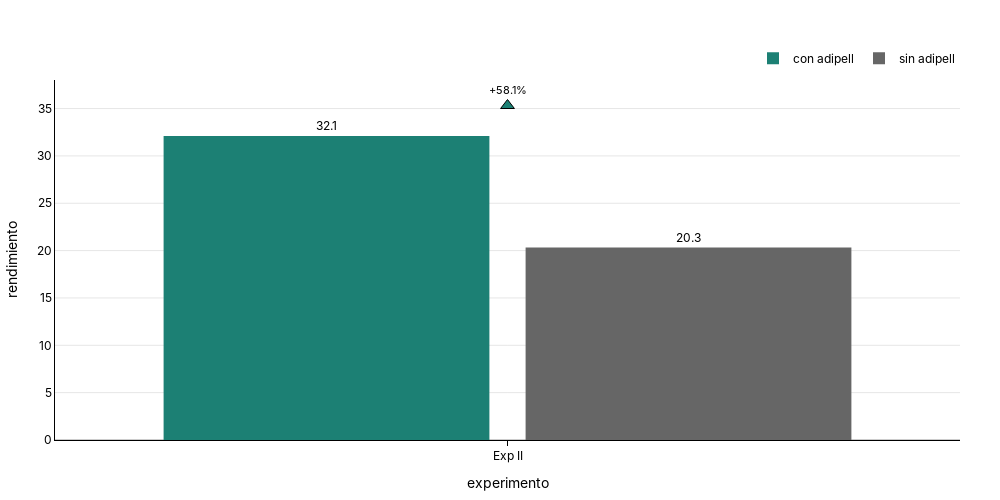

The cell this chart's notebook holds for it:
### Code cell
fig_rendimiento =plot_bar(
df=granel_group,
x_col="experimento",
y_col="rendimiento",
group_col="producto",
delta_reference_group='sin adipell',
show_delta=True,
delta_type='pct',
#title="Rendimiento (Ton/H)",
)
fig_rendimiento.show()
s3.save_plotly_html(fig_rendimiento, "rendimiento_granel.html")

### Figure 1 — Plotly figure (JSON) as saved in the notebook; plotly's stock layout.template omitted (floating-point values rounded to 4 significant figures)
{"data": [{"hovertemplate": "<b>experimento:</b> %{x}<br><b>rendimiento:</b> %{y:.1f}<br><extra></extra>", "marker": {"color": "#1C8074", "line": {"width": 0}}, "name": "con adipell", "text": [32.11], "textposition": "outside", "texttemplate": "%{text:.1f}", "type": "bar", "x": ["Exp II"], "y": [32.11]}, {"hovertemplate": "<b>experimento:</b> %{x}<br><b>rendimiento:</b> %{y:.1f}<br><extra></extra>", "marker": {"color": "#666666", "line": {"width": 0}}, "name": "sin adipell", "text": [20.32], "textposition": "outside", "texttemplate": "%{text:.1f}", "type": "bar", "x": ["Exp II"], "y": [20.32]}, {"hoverinfo": "skip", "marker": {"color": ["#1C8074"], "line": {"color": "black", "width": 1}, "size": 12, "symbol": ["triangle-up"]}, "mode": "markers+text", "showlegend": false, "text": ["+58.1%"], "textfont": {"color": "black", "size": 11}, "textposition": "top center", "type": "scatter", "x": ["Exp II"], "y": [35.32]}], "layout": {"bargap": 0.2, "bargroupgap": 0.1, "barmode": "group", "font": {"color": "black", "family": "Inter, Arial, sans-serif"}, "height": 500, "legend": {"orientation": "h", "title": {"text": ""}, "x": 1, "xanchor": "right", "y": 1.02, "yanchor": "bottom"}, "margin": {"b": 40, "l": 40, "r": 40, "t": 80}, "paper_bgcolor": "rgba(0,0,0,0)", "plot_bgcolor": "rgba(0,0,0,0)", "title": {"text": "<b><b>", "x": 0.5, "xanchor": "center", "y": 0.95, "yanchor": "top"}, "width": 1000, "xaxis": {"linecolor": "black", "linewidth": 1, "showline": true, "tickcolor": "black", "ticks": "outside", "title": {"text": "experimento"}}, "yaxis": {"gridcolor": "rgba(0,0,0,0.1)", "linecolor": "black", "linewidth": 1, "showgrid": true, "showline": true, "title": {"text": "rendimiento"}, "zeroline": true, "zerolinecolor": "rgba(0,0,0,0.2)"}}}
